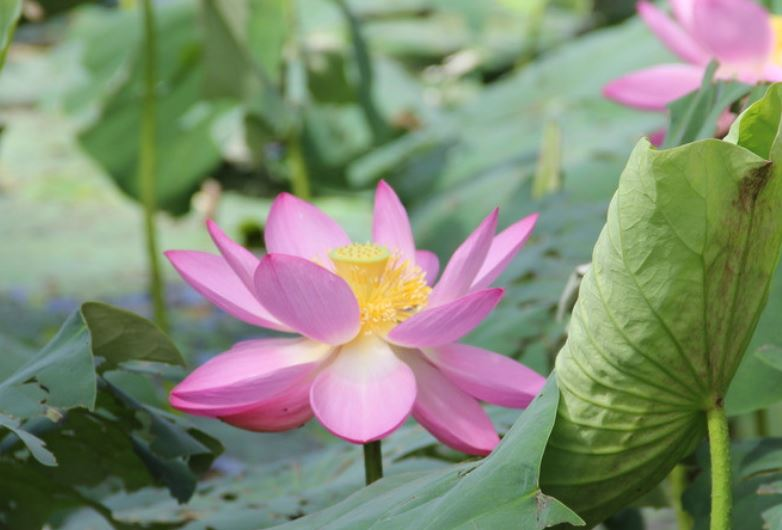
#> input picture test0.jpg, 782 x 530 px
$ python FLANN_HOM.py
#> lines starting #> are read from the running program, lines starting #| are printed output that depends on the picture; after the words box and inside, x2 and y2 are one past the last pixel; in counts of white or black regions, pixels touching at a corner belong together; long printed decimals are rounded
# coding: utf-8
# 单应性匹配
import numpy as np
import cv2


def flann_hom_test():
    img1 = cv2.imread('test0.jpg')
#> img1 is the input picture: shape (530, 782, 3); mean B, G, R 115.9, 139.9, 130.1
    img2 = cv2.imread('test1.jpg')
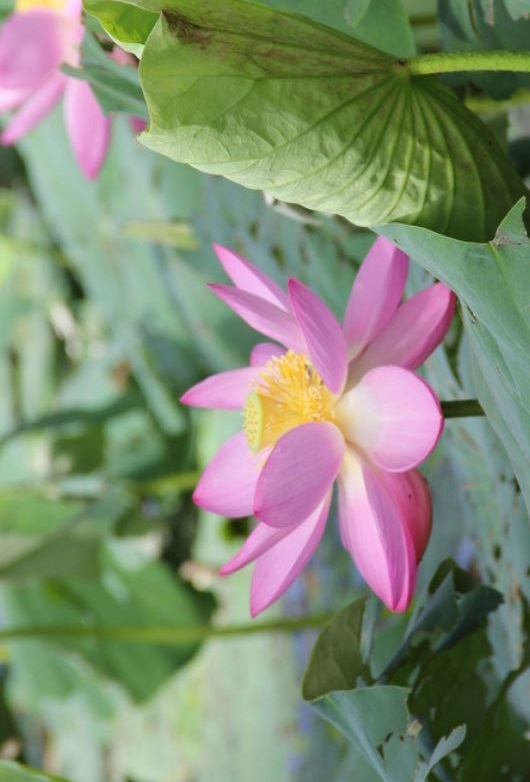
#> input picture test1.jpg, 530 x 782 px
#> img2 is the input picture: shape (782, 530, 3); mean B, G, R 116, 140, 130.1
    gray1 = cv2.cvtColor(img1,cv2.COLOR_BGR2GRAY)
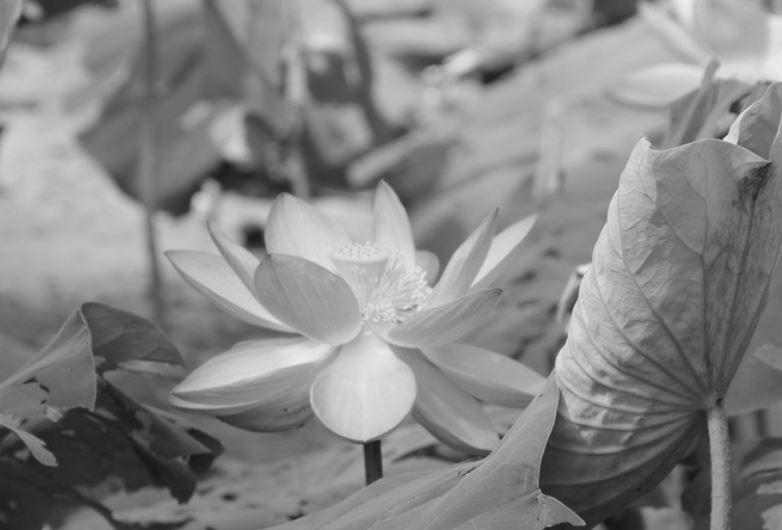
#> gray1: shape (530, 782); min 22, max 237, mean 134.3
    gray2 = cv2.cvtColor(img2,cv2.COLOR_BGR2GRAY)
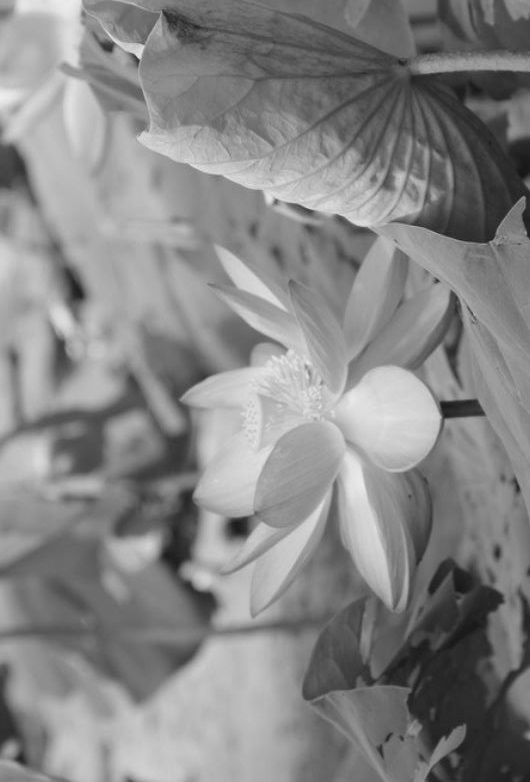
#> gray2: shape (782, 530); min 21, max 237, mean 134.3
    #img2 = cv2.resize(img2,dsize=(450,600))
    MIN_MATCH_COUNT = 10

    # 1.使用SIFT算法获取特征点、描述符
    sift = cv2.xfeatures2d.SIFT_create(100)
    kp1, des1 = sift.detectAndCompute(gray1,None)
#> kp1 = 101 keypoints; strongest (x, y, size): (254, 238, 16.5), (372, 449, 13.9), (490, 75, 18.9), (735, 108, 8.4)
    kp2, des2 = sift.detectAndCompute(gray2,None)
#> kp2 = 100 keypoints; strongest (x, y, size): (238, 528, 16.5), (449, 409, 13.9), (75, 291, 18.9), (108, 47, 8.4)

    # 2.FLANN匹配
    FLANN_INDEX_KDTREE = 0
    indexParams = dict(algorithm = FLANN_INDEX_KDTREE,trees = 5)
    searchParams = dict(checks = 50)
    flann = cv2.FlannBasedMatcher(indexParams,searchParams)
    matches = flann.knnMatch(des1,des2,k=2)
#> matches = 101 matches
    # 将不满足的最近邻的匹配之间距离比率大于设定的阈值匹配剔除。
    goodMatches = []
    minRatio = 0.7
    for m,n in matches:
        if m.distance / n.distance < minRatio:
            goodMatches.append(m)   # 注意 如果使用drawMatches 则不用写成List类型[m]
#> this loop made 101 passes
#> after the loop, goodMatches = 86 matches

    # 3.单应性变换
    if len(goodMatches) > MIN_MATCH_COUNT:
        # 确保至少有一定数目的良好匹配(理论上，计算单应性至少需要4对匹配点，实际上会使用10对以上的匹配点)
        src_pts = np.float32([kp1[m.queryIdx].pt for m in goodMatches]).reshape(-1,2) # 获取匹配点坐标
#> src_pts = 86 pairs, first value 23.15 to 734.8, second value 10.86 to 525.5
        dst_pts = np.float32([kp2[m.trainIdx].pt for m in goodMatches]).reshape(-1,2)
#> dst_pts = 86 pairs, first value 10.85 to 525.5, second value 46.65 to 758.3
        print('src_pts：',len(src_pts),src_pts[0])
#| src_pts： 86 [597.329   387.420]
        print('dst_pts：',len(dst_pts),dst_pts[0])
#| dst_pts： 86 [387.411 183.998]
        M,mask = cv2.findHomography(src_pts,dst_pts,cv2.RANSAC,5.0) # 获取单应性：即一个平面到另一个平面的映射矩阵
#> M = [[2.86e-05, 1, -0.0906], [-1, -0.00051, 781.7], [1.68e-07, -5.76e-07, 1]]; mask = 86 values from 1 to 1
        #print('M：',M,type(M))   #<class 'numpy.ndarray'> [3,3]
        matchesMask = mask.ravel().tolist()  #用来配置匹配图，只绘制单应性图片中关键点的匹配线
#> matchesMask = 86 values from 1 to 1
                                              #由于使用的是drawMatches绘制匹配线，这里list
                                              #每个元素也是一个标量，并不是一个list
        print('matchesMask：',len(matchesMask),matchesMask[0])
#| matchesMask： 86 1
        #计算原始图像img1中书的四个顶点的投影畸变，并在目标图像img2上绘制边框
        h,w = img1.shape[:2]
#> h = 530; w = 782
        pts = np.float32([[55,74],[695,45],[727,464],[102,548]]).reshape(-1,1,2)
        print('pts：',pts.shape)
        dst = cv2.perspectiveTransform(pts,M)
#> dst = [[73.91, 726.7], [44.92, 86.54], [464, 54.33], [548.1, 679.6]]
        print('dst:',dst.shape)
#| dst: (4, 1, 2)
        img2 = cv2.polylines(img2,[np.int32(dst)],True,(0,255,0),2,cv2.LINE_AA) # 在img2上绘制边框
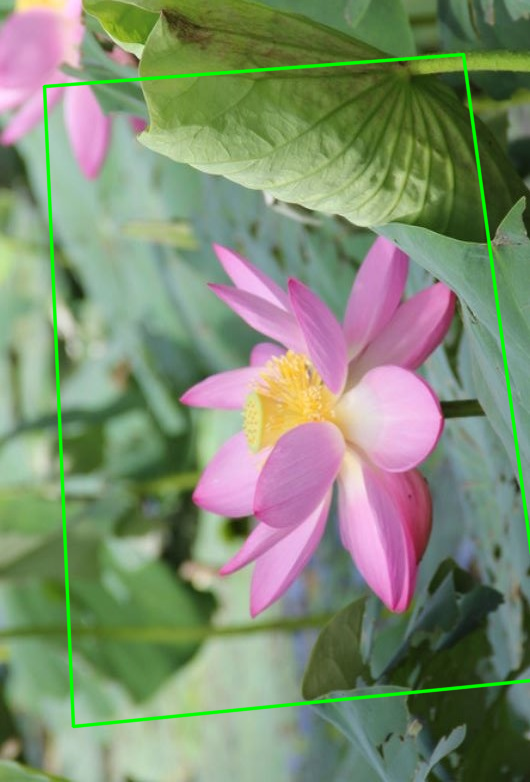
#> img2: shape (782, 530, 3); 2.42% of pixels changed, all inside (x1, y1, x2, y2) = (42, 52, 530, 729)
    else:
        print("Not enough matches are found - %d/%d" % (len(goodMatches),MIN_MATCH_COUNT))
        matchesMask = None

    # 绘制显示效果
    draw_params = dict(matchColor = (0,255,0), # draw matches in green color
                   singlePointColor = None,
                   matchesMask = matchesMask, # draw only inliers
                   flags = 2)
#> draw_params = 4 items

    img3 = cv2.drawMatches(img1,kp1,img2,kp2,goodMatches,None,**draw_params)
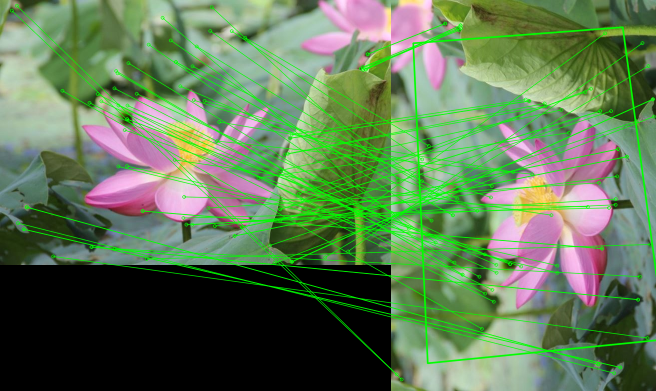
#> img3: shape (782, 1312, 3) (shown at 1/2 size); mean B, G, R 85.8, 122.1, 96.1
    cv2.imshow('matche',img3)
    cv2.waitKey(0)
    cv2.destroyAllWindows()


if __name__ == '__main__':
    flann_hom_test()
